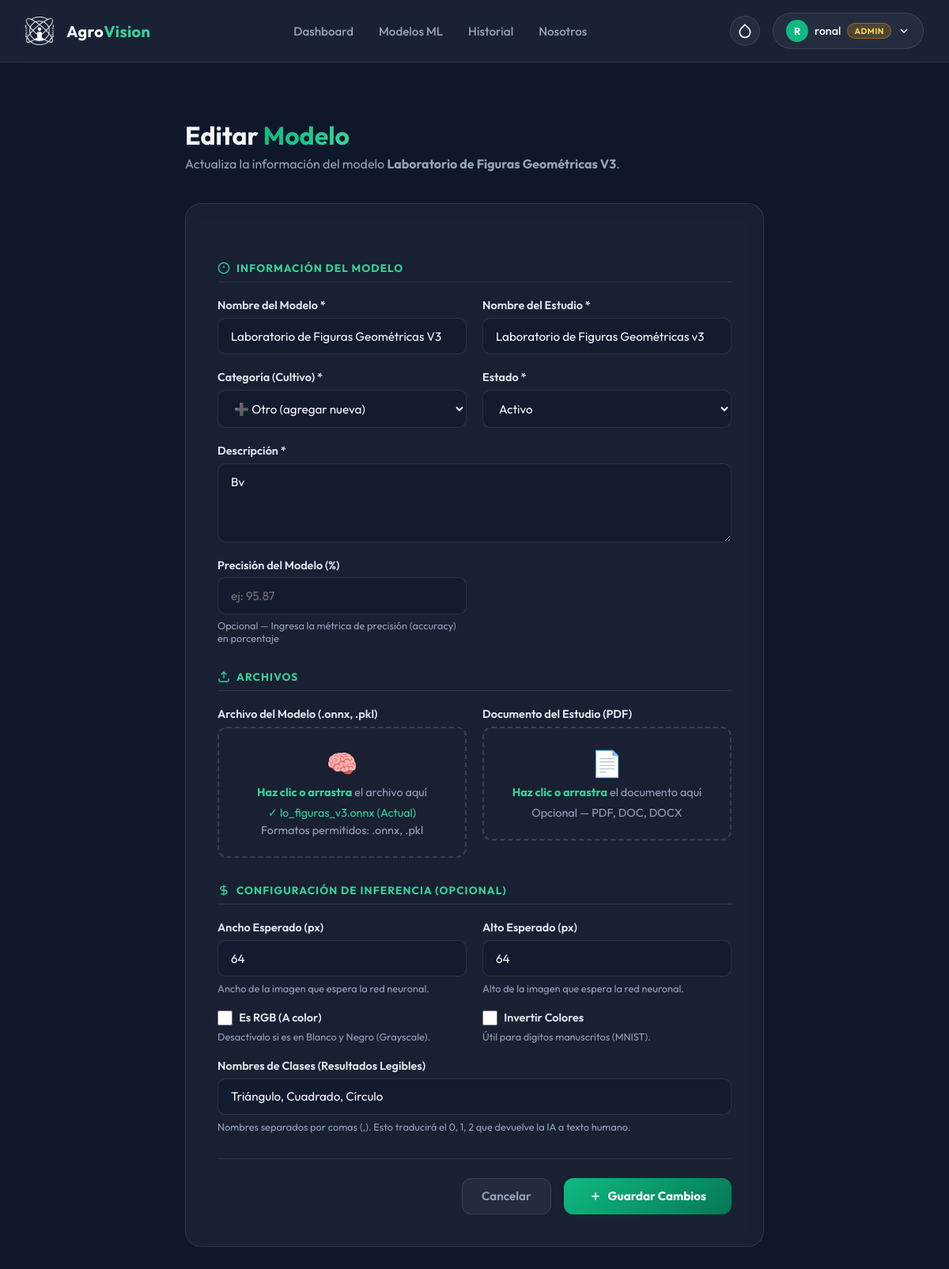
Page /modelos/16/editar/ (signed in) on the earlier database version.
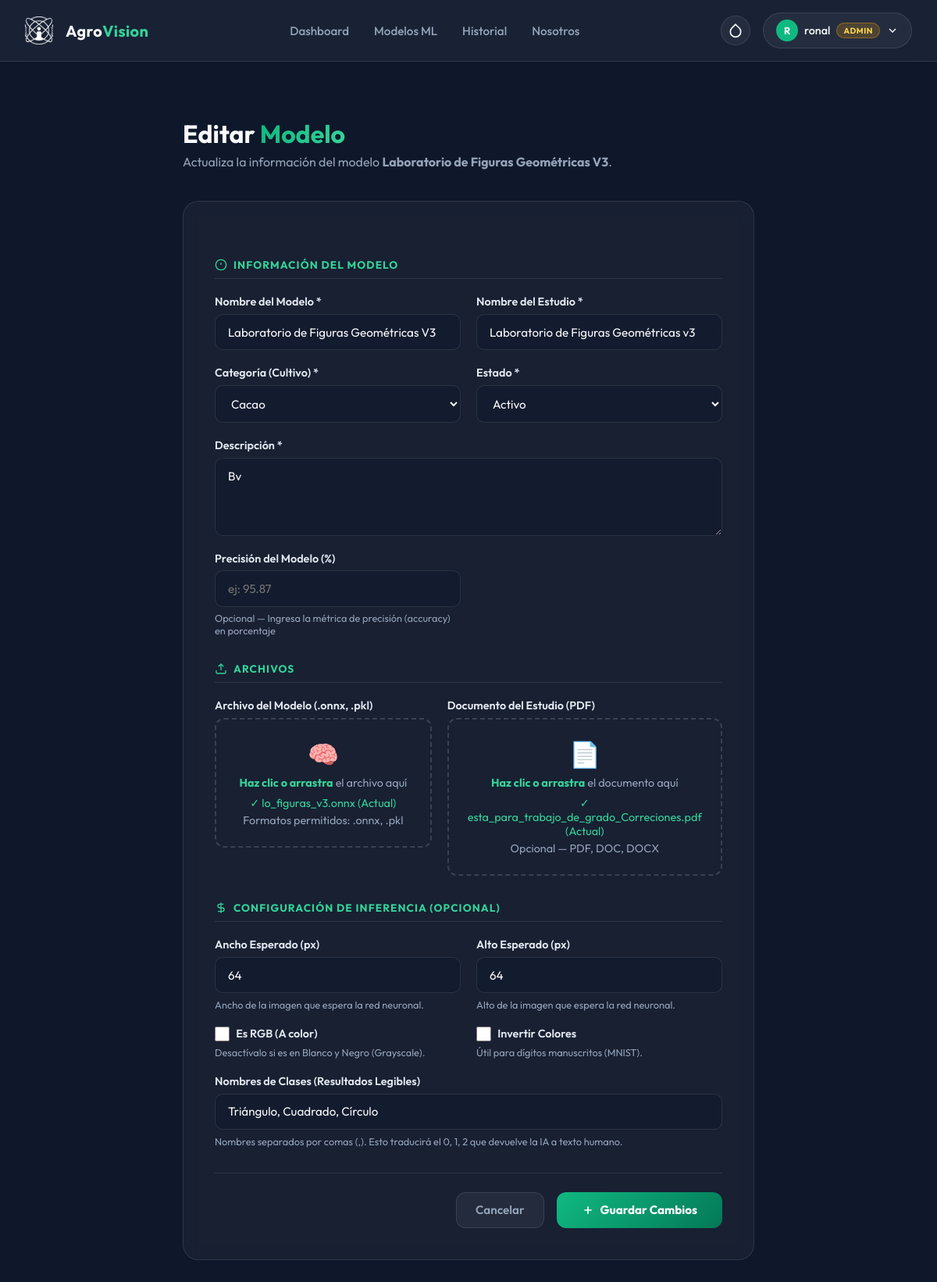
Same page on the later database version.
### app/models.py (models this page shows, shortened)
class ModeloML(models.Model):
    ESTADO_CHOICES = [
        ('activo', 'Activo'),
        ('inactivo', 'Inactivo'),
        ('entrenamiento', 'En Entrenamiento'),
    ]
    nombre = models.CharField(max_length=255)
    nombre_estudio = models.CharField(max_length=255, verbose_name='Nombre del Estudio')
    descripcion = models.TextField()
    categoria = models.CharField(max_length=100)
    estado = models.CharField(max_length=20, choices=ESTADO_CHOICES, default='activo')
    archivo_modelo = models.FileField(
        upload_to='modelos_ml/',
        verbose_name='Archivo del Modelo (.onnx, .pkl)',
        help_text='Sube el archivo de tu modelo entrenado (formatos aceptados: .onnx, .pkl)'
    )
    documento_estudio = models.FileField(
        upload_to='estudios_pdf/',
        verbose_name='Documento del Estudio (PDF)',
        blank=True,
        null=True,
        help_text='Documento PDF con la investigación o estudio relacionado'
    )
    precision = models.DecimalField(
        max_digits=5,
        decimal_places=2,
        blank=True,
        null=True,
        verbose_name='Precisión (%)',
        help_text='Precisión del modelo en porcentaje (ej: 95.87)'
    )
    img_width = models.IntegerField(
        default=28,
        verbose_name='Ancho de Entrada (px)',
        help_text='Ancho esperado de la imagen por el modelo ONNX (ej: 28, 224).'
    )
    img_height = models.IntegerField(
        default=28,
        verbose_name='Alto de Entrada (px)',
        help_text='Alto esperado de la imagen por el modelo ONNX (ej: 28, 224).'
    )
    es_rgb = models.BooleanField(
        default=False,
        verbose_name='¿Es RGB (A color)?',
        help_text='Marca esta opción si el modelo fue entrenado con imágenes a color. Déjalo vacío si es en escala de grises.'
    )
    invertir_colores = models.BooleanField(
        default=False,
        verbose_name='¿Invertir Colores?',
        help_text='Ideal para modelos como MNIST que esperan trazos blancos sobre fondo negro.'
    )
    nombres_clases = models.TextField(
        blank=True,
        null=True,
        verbose_name='Nombres de las Clases',
        help_text='Nombres separados por comas. Ej: "Manzana Sana,Manzana Enferma". Convierte el resultado numérico en texto legible.'
    )
    usuario = models.ForeignKey(User, on_delete=models.CASCADE, related_name='modelos_ml')
    fecha_creacion = models.DateTimeField(auto_now_add=True)
    fecha_actualizacion = models.DateTimeField(auto_now=True)
    class Meta:
        ordering = ['-fecha_creacion']
        verbose_name = 'Modelo ML'
        verbose_name_plural = 'Modelos ML'

class Categoria(models.Model):
    nombre = models.CharField(max_length=100, unique=True, verbose_name='Nombre')
    class Meta:
        ordering = ['nombre']
        verbose_name = 'Categoría'
        verbose_name_plural = 'Categorías'

### app/views.py (the view, shortened to what this page needs)
# urls.py: path('modelos/<int:pk>/editar/', views.modelo_editar, name='modelo_editar'),
@login_required(login_url='index')
def modelo_editar(request, pk):
    from app.models import ModeloML, Categoria
    if not es_admin(request.user):
        messages.error(request, 'No tienes permisos para editar modelos.')
        return redirect('modelos_lista')
    modelo = get_object_or_404(ModeloML, pk=pk)
    return render(request, 'modelo_form.html', {
        'categorias': Categoria.objects.all(),
        'estados'   : ModeloML.ESTADO_CHOICES,
        'modelo'    : modelo,
        'modo_editar': True,
    })

### app/models.py (called while the page is built)
    def es_admin(self):
        return self.rol == 'admin' or self.user.is_superuser

### app/views.py (called while the page is built)
def es_admin(user):
    try:
        return user.profile.es_admin()
    except Exception:
        return user.is_superuser

### app/templates/modelo_form.html (shortened to what the changed rows need)
{% extends "base.html" %}
{% block content %}
<div class="form-container">
    <div class="form-header">
        {% if modo_editar %}
        <h1>Editar <span>Modelo</span></h1>
        <p>Actualiza la información del modelo <strong>{{ modelo.nombre }}</strong>.</p>
        {% else %}
        <h1>Agregar <span>Nuevo Modelo</span></h1>
        <p>Registra un modelo de Machine Learning en el catálogo AgroVision.</p>
        {% endif %}
    </div>
    <form method="POST" enctype="multipart/form-data" class="glass-form">
        <div class="form-grid">
            <div class="field-group">
                <label for="nombre">Nombre del Modelo *</label>
                <input type="text" id="nombre" name="nombre" class="form-input"
                       placeholder="ej: Detector de Roya en Café" required
                       value="{% if modo_editar %}{{ modelo.nombre }}{% endif %}">
            </div>
            <div class="field-group">
                <label for="nombre_estudio">Nombre del Estudio *</label>
                <input type="text" id="nombre_estudio" name="nombre_estudio" class="form-input"
                       placeholder="ej: Estudio de Enfermedades Fúngicas 2025" required
                       value="{% if modo_editar %}{{ modelo.nombre_estudio }}{% endif %}">
            </div>
            <div class="field-group" x-data="{ cat: '{% if modo_editar %}{{ modelo.categoria }}{% endif %}' }">
                <label for="categoria">Categoría (Cultivo) *</label>
                <select id="categoria" name="categoria" class="form-select" required
                        x-model="cat">
                    {% for cat_obj in categorias %}
                    <option value="{{ cat_obj.nombre }}"
                        {% if modo_editar and modelo.categoria == cat_obj.nombre %}selected{% endif %}>
                        {{ cat_obj.nombre|capfirst }}
                    </option>
                    {% endfor %}
                    <option value="otro">➕ Otro (agregar nueva)</option>
                </select>
            </div>
            <div class="field-group">
                <label for="estado">Estado *</label>
                <select id="estado" name="estado" class="form-select" required>
                    {% for key, label in estados %}
                    <option value="{{ key }}"
                        {% if modo_editar and modelo.estado == key %}selected
                        {% elif not modo_editar and key == 'activo' %}selected{% endif %}>
                        {{ label }}
                    </option>
                    {% endfor %}
                </select>
            </div>
            <div class="field-group form-full">
                <label for="descripcion">Descripción *</label>
                <textarea id="descripcion" name="descripcion" class="form-textarea" placeholder="Describe brevemente el modelo: qué detecta, cómo fue entrenado, sus características principales..." required>{% if modo_editar %}{{ modelo.descripcion }}{% endif %}</textarea>
            </div>
            <div class="field-group">
                <label for="precision">Precisión del Modelo (%)</label>
                <input type="number" id="precision" name="precision" class="form-input" placeholder="ej: 95.87" min="0" max="100" step="0.01" value="{% if modo_editar and modelo.precision %}{{ modelo.precision }}{% endif %}">
                <small>Opcional — Ingresa la métrica de precisión (accuracy) en porcentaje</small>
            </div>
        </div>
        <div class="form-grid">
            <div class="field-group">
                <div class="file-upload-area" id="area-modelo">
                    <div class="file-upload-icon">🧠</div>
                    <p><strong>Haz clic o arrastra</strong> el archivo aquí</p>
                    <p id="nombre-modelo" style="color: var(--theme-text-hl); margin-top: 0.5rem;">
                        {% if modo_editar and modelo.archivo_modelo %}
                            ✓ {{ modelo.archivo_modelo.name|slice:"15:" }} (Actual)
                        {% endif %}
                    </p>
                    <p>Formatos permitidos: .onnx, .pkl</p>
                </div>
            </div>
            <div class="field-group">
                <div class="file-upload-area" id="area-pdf">
                    <div class="file-upload-icon">📄</div>
                    <p><strong>Haz clic o arrastra</strong> el documento aquí</p>
                    <p id="nombre-pdf" style="color: var(--theme-text-hl); margin-top: 0.5rem;">
                        {% if modo_editar and modelo.documento_estudio %}
                            ✓ {{ modelo.documento_estudio.name|slice:"18:" }} (Actual)
                        {% endif %}
                    </p>
                    <p>Opcional — PDF, DOC, DOCX</p>
                </div>
            </div>
        </div>
        <div class="form-grid">
            <div class="field-group">
                <label for="img_width">Ancho Esperado (px)</label>
                <input type="number" id="img_width" name="img_width" class="form-input" value="{% if modo_editar %}{{ modelo.img_width }}{% else %}28{% endif %}" min="1">
                <small>Ancho de la imagen que espera la red neuronal.</small>
            </div>
            <div class="field-group">
                <label for="img_height">Alto Esperado (px)</label>
                <input type="number" id="img_height" name="img_height" class="form-input" value="{% if modo_editar %}{{ modelo.img_height }}{% else %}28{% endif %}" min="1">
                <small>Alto de la imagen que espera la red neuronal.</small>
            </div>
            <div class="field-group" style="justify-content: center;">
                <label style="display: flex; align-items: center; gap: 0.5rem; cursor: pointer;">
                    <input type="checkbox" id="es_rgb" name="es_rgb" style="width: 1.2rem; height: 1.2rem; accent-color: var(--primary);"
                           {% if modo_editar and modelo.es_rgb %}checked{% elif not modo_editar %}checked{% endif %}>
                    Es RGB (A color)
                </label>
            </div>
            <div class="field-group" style="justify-content: center;">
                <label style="display: flex; align-items: center; gap: 0.5rem; cursor: pointer;">
                    <input type="checkbox" id="invertir_colores" name="invertir_colores" style="width: 1.2rem; height: 1.2rem; accent-color: var(--primary);"
                           {% if modo_editar and modelo.invertir_colores %}checked{% endif %}>
                    Invertir Colores
                </label>
            </div>
            <div class="field-group form-full">
                <label for="nombres_clases">Nombres de Clases (Resultados Legibles)</label>
                <input type="text" id="nombres_clases" name="nombres_clases" class="form-input" placeholder="ej: Fresa Sana, Fresa Quemada, Fresa Podrida" value="{% if modo_editar %}{{ modelo.nombres_clases }}{% endif %}">
                <small>Nombres separados por comas (,). Esto traducirá el 0, 1, 2 que devuelve la IA a texto humano.</small>
            </div>
        </div>
    </form>
</div>
{% endblock %}

Differences in the rows shown:
changed ModeloML "Laboratorio de Figuras Geométricas V3": categoria (not shown) → "Cacao"; documento_estudio.name (not shown) → "esta_para_trabajo_de_grado_Correciones.pdf"
Other differences:
form field categoria: "➕ Otro (agregar nueva)" → (not shown)
text now shown: "✓ (Actual)"
